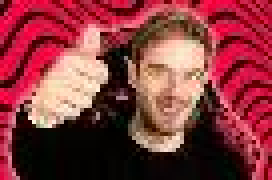
#> input picture Sesi5/Pewdiepie1.jpg, 68 x 45 px (shown 4 times larger)
$ python Mirroring.py
#> lines starting #> are read from the running program, lines starting #| are printed output that depends on the picture
import numpy as np
import imageio as img
import matplotlib.pyplot as plt

path = 'Pewdiepie1.jpg'
image = img.imread(path)
#> image is the input picture: shape (45, 68, 3); mean R, G, B 135.3, 57.5, 62.3

height, width = image.shape[:2]
#> height = 45; width = 68
horizontal = np.zeros_like(image)
vertikal = np.zeros_like(image)

for y in range(height):
    for x in range(width) :
        horizontal[y,x] = image[y, width - 1 - x]
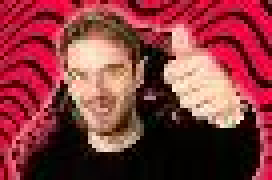
#> horizontal: shape (45, 68, 3) (shown 4 times larger); mean R, G, B 135.3, 57.5, 62.3

for y in range(height):
    for x in range(width):
        vertikal[y,x] = image[height - 1-y,x]
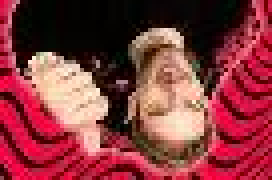
#> vertikal: shape (45, 68, 3) (shown 4 times larger); mean R, G, B 135.3, 57.5, 62.3

plt.figure(figsize=(10,5))

plt.subplot (1,3,1)
plt.imshow(image)

plt.subplot(1,3,2)
plt.imshow(horizontal)

plt.subplot(1,3,3)
plt.imshow(vertikal)

plt.show()
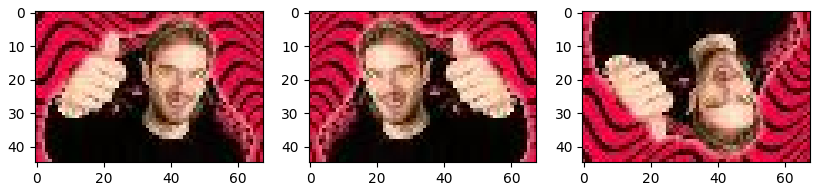
#> figure drawn by matplotlib, 3 panels
image = img.imwrite("Mirroring(horizontal).jpeg", horizontal)
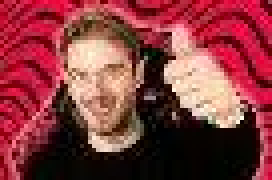
#> saved as Mirroring(horizontal).jpeg: shape (45, 68, 3) (shown 4 times larger); mean R, G, B 135, 58.9, 62.8
image1 = img.imwrite("Mirroring(vertikal).jpeg", vertikal)
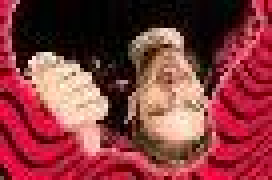
#> saved as Mirroring(vertikal).jpeg: shape (45, 68, 3) (shown 4 times larger); mean R, G, B 135, 58.9, 63.2
